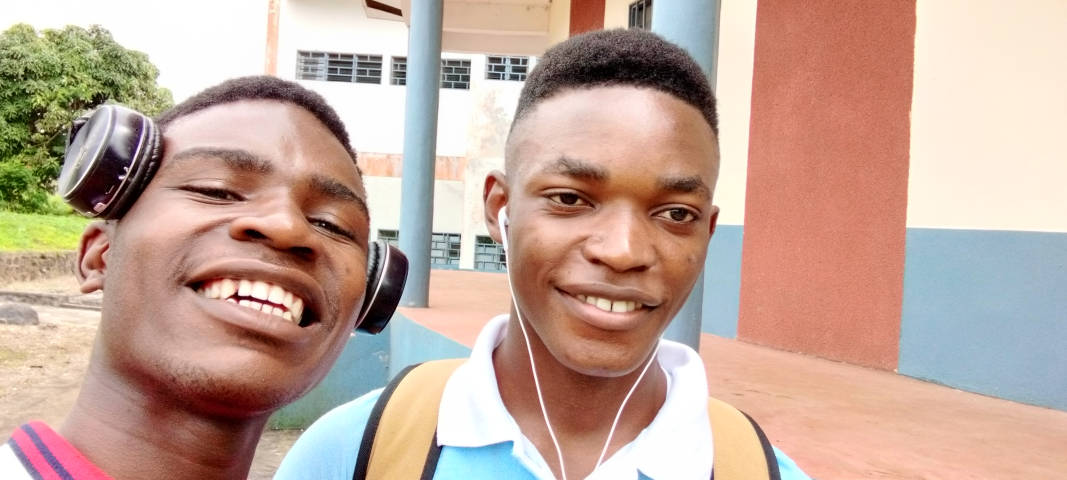
#> input picture pencil sketch image/div.jpg, 3200 x 1440 px (shown at 1/3 size)
$ python image_to_pencil_sketch.py
#> lines starting #> are read from the running program, lines starting #| are printed output that depends on the picture
'''LGMVIP DATA SCIENCE INTERNSHIP'''
'''BASIC LEVEL TASK 4: IMAGE TO PENCIL SKETCH'''
'''PARTICIPANT NAME: DIENGA JOHN DIVINE '''
'''TECHNIQUE: COMPUTER VISION'''
import cv2 as cv

'''Reading the image'''
image = cv.imread('div.jpg')
#> image is the input picture: shape (1440, 3200, 3); mean B, G, R 153.3, 167, 194.9
cv.imshow('Div',image)

'''Resizing image'''
def resize(frame,scale=0.3):
#> called with scale = 0.3
    width = int(frame.shape[1]*scale)
#> width = 960
    height = int(frame.shape[0]*scale)
#> height = 432
    dimension = (width,height)
#> dimension = (960, 432)
    return cv.resize(frame,dimension,interpolation=cv.INTER_AREA)
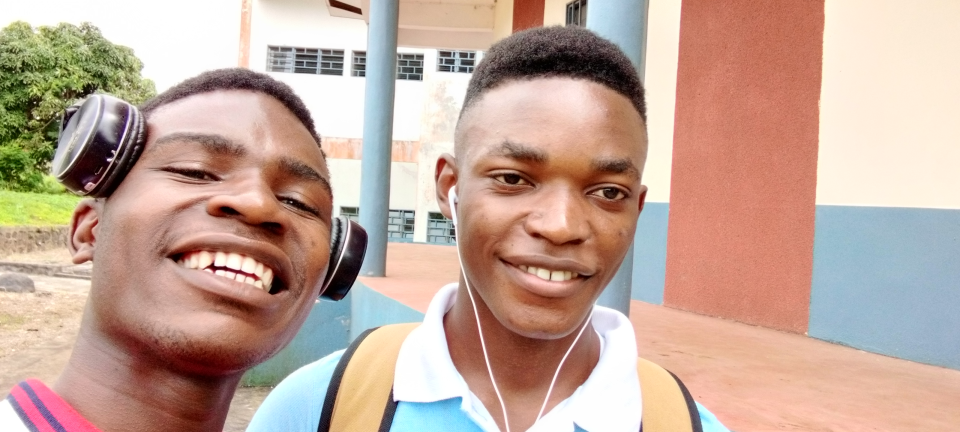
#> returned value: shape (432, 960, 3); mean of channels 0, 1, 2 153.3, 167, 194.9; drawn as B, G, R
image_resized = resize(image)
#cv.imshow('Divine',image_resized)

'''Processing image'''
image_grayed = cv.cvtColor(image_resized,cv.COLOR_BGR2GRAY)
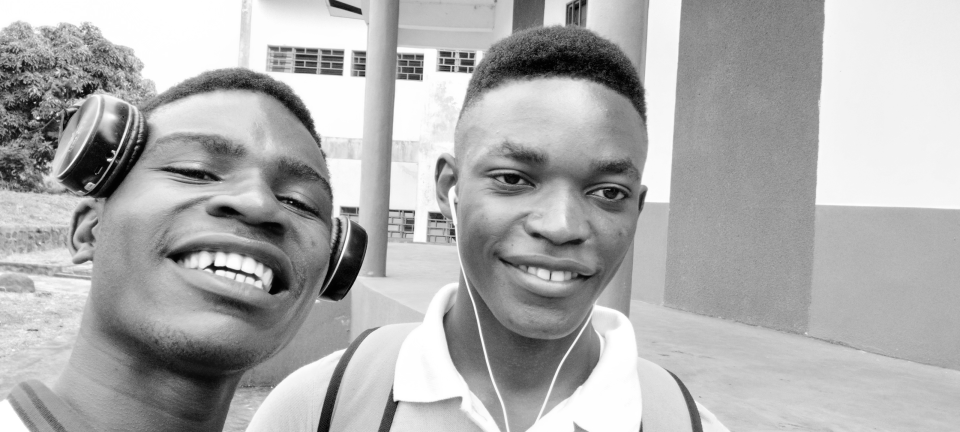
#> image_grayed: shape (432, 960); min 1, max 255, mean 173.8
#cv.imshow('grayed image',image_grayed)

image_inverted = 255 - image_grayed
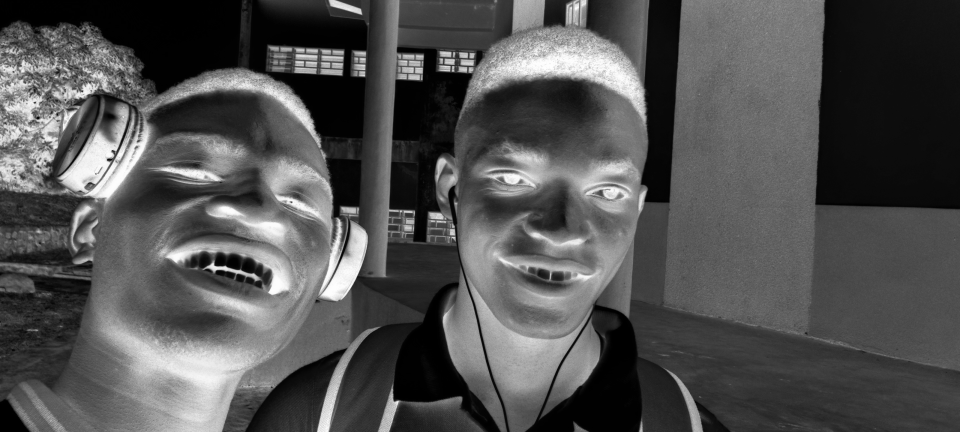
#> image_inverted: shape (432, 960); min 0, max 254, mean 81.2
#cv.imshow('inverted image',image_inverted)

image_blured = cv.GaussianBlur(image_inverted,(21,21),0)
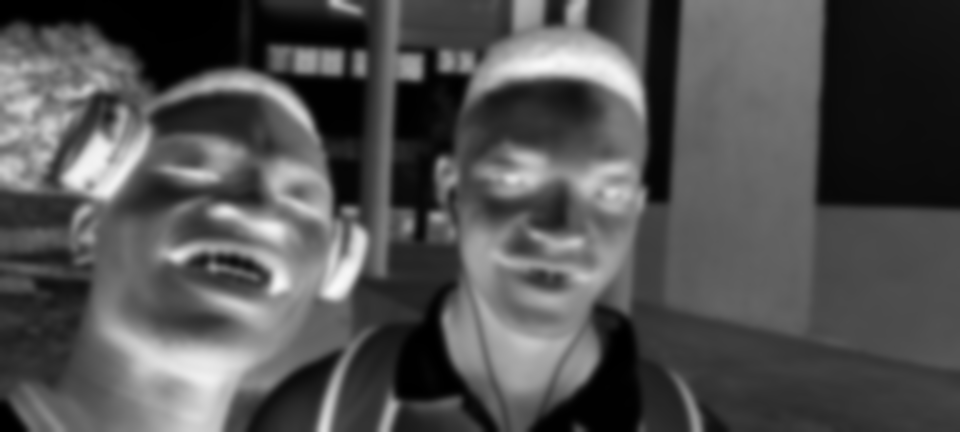
#> image_blured: shape (432, 960); min 0, max 248, mean 81.2
#cv.imshow('blur',image_blured)
blured_invert = 255 - image_blured
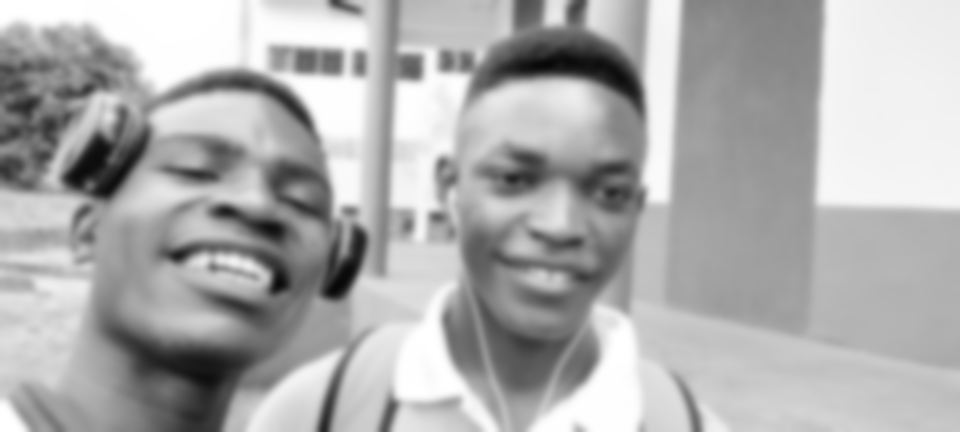
#> blured_invert: shape (432, 960); min 7, max 255, mean 173.8
pencil_scketch = cv.divide(image_grayed,image_blured,scale=256.0)
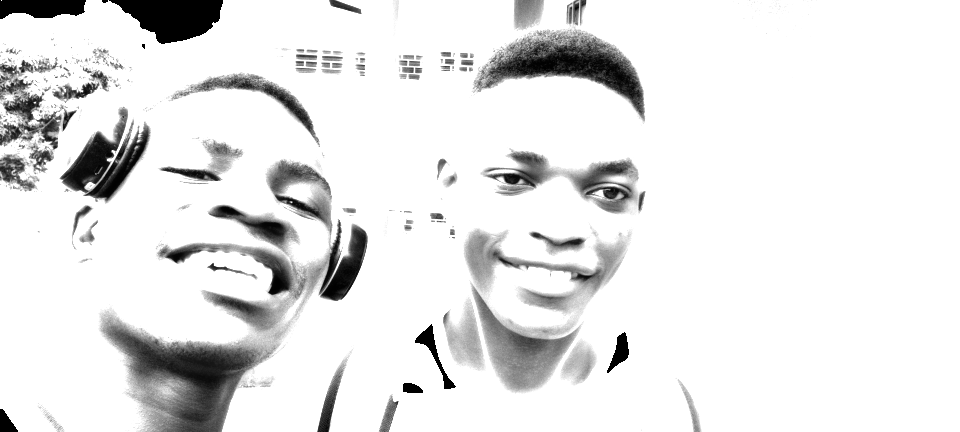
#> pencil_scketch: shape (432, 960); min 0, max 255, mean 229.6

'''Saving and displaying pencil image'''
cv.imwrite('sketch.jpg',pencil_scketch)
cv.imshow('sketch',pencil_scketch)

cv.waitKey(0)
